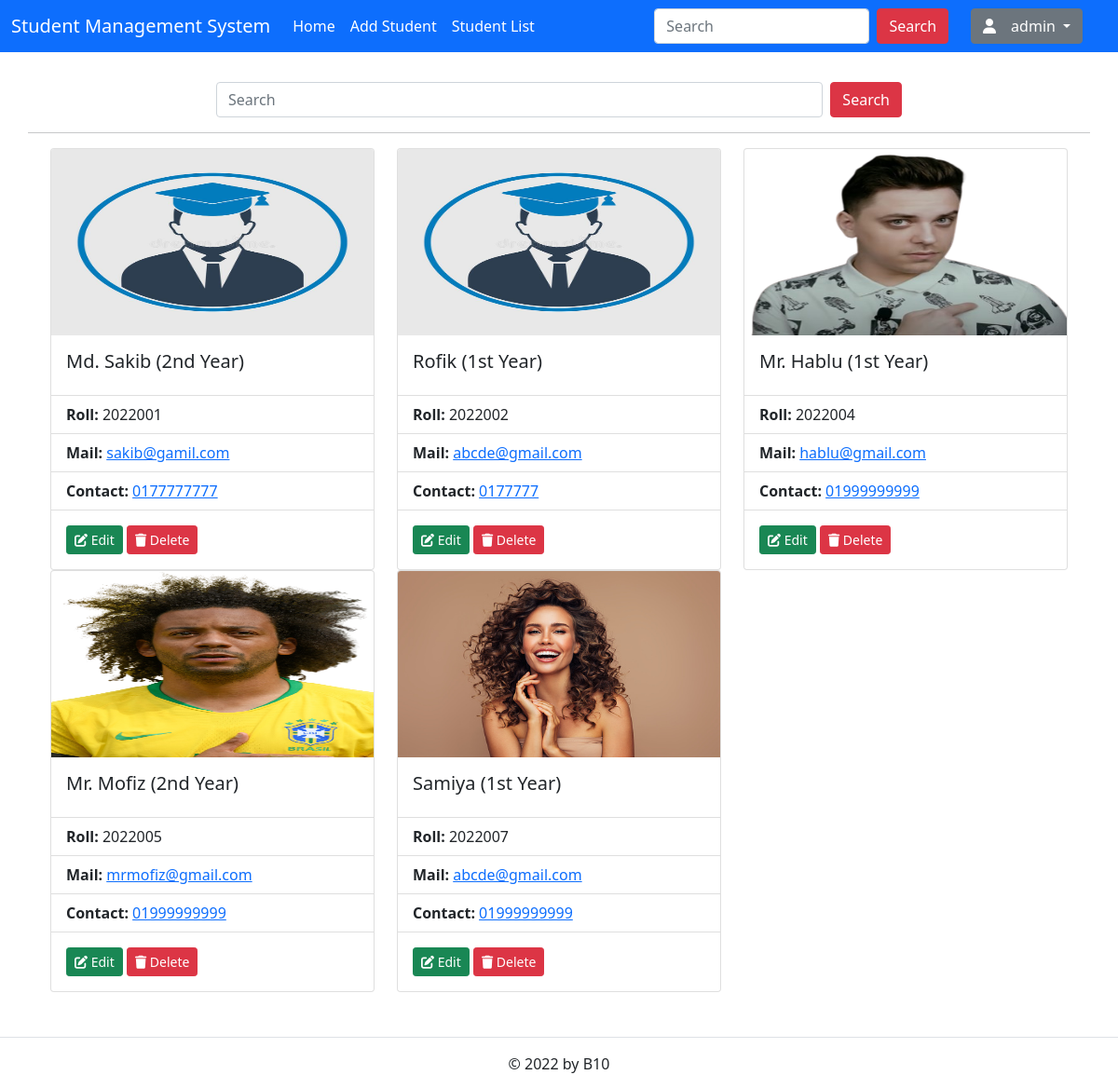
The page /search.php (signed in) on the database its author committed.
### tables this page shows
CREATE TABLE `students` (
  `ID` int(11) NOT NULL,
  `std_reg_date` datetime NOT NULL,
  `std_roll` int(8) NOT NULL,
  `std_reg` int(8) NOT NULL,
  `std_year` varchar(4) NOT NULL,
  `std_name` varchar(100) NOT NULL,
  `std_address` text NOT NULL,
  `std_contact` varchar(18) NOT NULL,
  `std_email` varchar(200) NOT NULL,
  `std_photo_url` varchar(250) NOT NULL,
  `std_note` text NOT NULL,
  `std_status` varchar(100) NOT NULL
);

### search.php (the view, shortened to what this page needs)
<?php include "header.php"; ?>
<?php
  $s = "";
 ?>
    <div class="container py-4">
      <div class="row">
      </div>
      <div class="row justify-content-center">
       <form class="d-flex col-8 mb-3" method="get" action="search.php">
        <input name="s" class="form-control me-2" type="search" placeholder="Search" aria-label="Search" onkeyup="loadData(this.value)">
        <button class="btn btn-danger" type="submit">Search</button>
      </form>
      <hr>
      <div class="row" id="show-result">
      <?php
        $sql = "SELECT * FROM students WHERE std_roll LIKE '%$s%' OR std_name LIKE '%$s%'";
        $result = $conn->query($sql);
        if ($result->num_rows > 0) {
          while ($row = $result->fetch_assoc()) { ?>
        <div class="col-md-4">
          <div class="card">
            <?php
            $img_url = $row['std_photo_url'];
            if ($img_url == '') {
              $img_url = 'assets/images/def-pro-image.jpg';
            }
             ?>
            <img class="card-img-top" src="<?php echo $img_url ?>" alt="Card image cap" height="200">
            <div class="card-body">
              <h5 class="card-title"><?php echo $row['std_name'] ?>  (<?php echo $row['std_year'] ?> Year)</h5>
            </div>
            <ul class="list-group list-group-flush">
              <li class="list-group-item">
                <b>Roll: </b><?php echo $row['std_roll'] ?>
              </li>
              <li class="list-group-item">
                <b>Mail: </b><a href="mailto:<?php echo $row['std_email'] ?>"><?php echo $row['std_email'] ?></a>
              </li>
              <li class="list-group-item">
                <b>Contact: </b><a href="tel:<?php echo $row['std_contact'] ?>"><?php echo $row['std_contact'] ?></a>
              </li>
            </ul>
            <div class="card-body">
             <a href="student-edit.php?eid=<?php echo $row['ID'];?>" class="btn btn-sm btn-success"><i class="fa fa-edit"></i> Edit</a>
              <a href="delete.php?did=<?php echo $row['ID'];?>" class="btn btn-sm btn-danger"><i class="fa fa-trash"></i> Delete</a>
            </div>
          </div>
        </div>
        <?php
          }
        }else{
          echo '<h1 class="text-center">No Data Found</h1>';
        }
        ?>
      </div>
      </div>
    </div>
<?php include "footer.php"; ?>

### header.php (shortened to what this page needs)
<!doctype html>
<html lang="en">
  <head>
    <link href="https://cdn.jsdelivr.net/npm/bootstrap@5.1.3/dist/css/bootstrap.min.css" rel="stylesheet" >
    <link rel="stylesheet" href="https://cdnjs.cloudflare.com/ajax/libs/font-awesome/6.1.0/css/all.min.css"/>
    <link rel="stylesheet" href="https://cdn.datatables.net/1.11.5/css/dataTables.bootstrap5.min.css">
    <link rel="stylesheet" href="assets/css/style.css">
  </head>
  <body>
   <?php include "navbar.php"; ?>

### navbar.php (shortened to what this page needs)
<nav class="navbar navbar-expand-lg navbar-dark bg-primary">
     <div class="container-fluid">
       <a class="navbar-brand font-weight-bold" href="#">Student Management System</a>
       <div class="collapse navbar-collapse" id="navbarSupportedContent">
         <ul class="navbar-nav me-auto mb-2 mb-lg-0">
           <li class="nav-item">
             <a class="nav-link text-white" aria-current="page" href="dashboard.php">Home</a>
           </li>
           <li class="nav-item">
             <a class="nav-link text-white" aria-current="page" href="student-add.php">Add Student</a>
           </li>
           <li class="nav-item">
             <a class="nav-link text-white" aria-current="page" href="students.php">Student List</a>
           </li>
         </ul>
         <div class="row">
           <form class="d-flex col-8" method="get" action="search.php">
             <input name="s" class="form-control me-2" type="search" placeholder="Search" aria-label="Search">
             <button class="btn btn-danger" type="submit">Search</button>
           </form>
           <div class="dropdown col-4">
             <button class="btn btn-secondary dropdown-toggle" type="button" id="user-action" data-bs-toggle="dropdown" aria-expanded="false">
               <i class="fa fa-user me-3"></i><?php echo $_SESSION['username'] ?>
             </button>
           </div>
         </div>
       </div>
     </div>
   </nav>

### footer.php (shortened to what this page needs)
    <footer class="border-top mt-4">
      <div class="copy-text text-center mt-3">
        &copy; 2022 by B10
      </div>
    </footer>
  </body>
</html>

### rows shown on the page
students: std_name "Md. Sakib", std_year "2nd", std_roll "2022001", std_email "sakib@gamil.com", std_contact "0177777777"
students: std_name "Rofik", std_year "1st", std_roll "2022002", std_email "abcde@gmail.com", std_contact "0177777"
students: std_photo_url (picture), std_name "Mr. Hablu", std_year "1st", std_roll "2022004", std_email "hablu@gmail.com", std_contact "01999999999"
students: std_photo_url (picture), std_name "Mr. Mofiz", std_year "2nd", std_roll "2022005", std_email "mrmofiz@gmail.com", std_contact "01999999999"
students: std_photo_url (picture), std_name "Samiya", std_year "1st", std_roll "2022007", std_email "abcde@gmail.com", std_contact "01999999999"

### other values the page prints
$_SESSION['username'] "admin"
